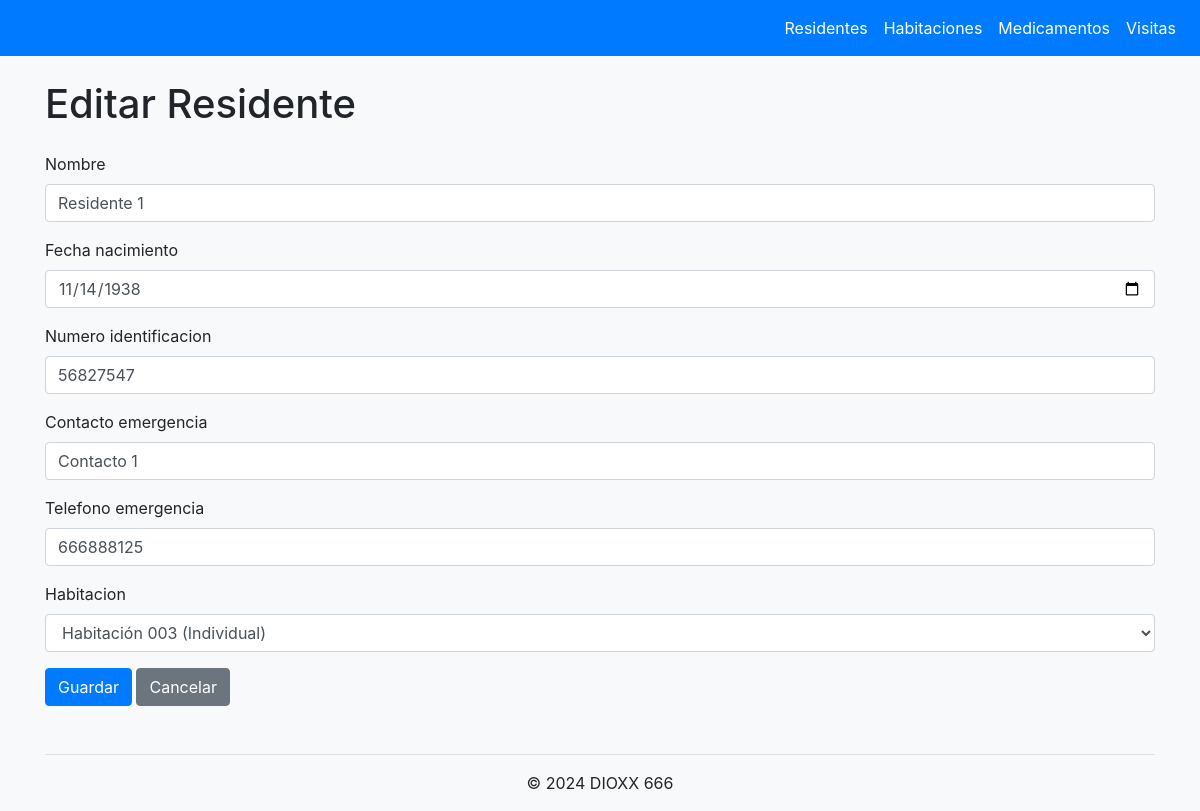
Page /residente/2/edit/ on the committed database.
### core/models.py (models this page shows, shortened)
class Residente(models.Model):
    nombre = models.CharField(max_length=100)
    fecha_nacimiento = models.DateField()
    numero_identificacion = models.CharField(max_length=20, unique=True)
    contacto_emergencia = models.CharField(max_length=100)
    telefono_emergencia = models.CharField(max_length=20)
    habitacion = models.ForeignKey(Habitacion, on_delete=models.SET_NULL, null=True, blank=True)
    medicamentos = models.ManyToManyField(Medicamento, through='MedicamentoResidente')

### core/views.py (the view, shortened to what this page needs)
# urls.py: path('residente/<int:pk>/edit/', views.ResidenteUpdateView.as_view(), name='residente_edit'),
class ResidenteUpdateView(UpdateView):
    model = Residente
    form_class = ResidenteForm
    template_name = 'core/residente_form.html'
    success_url = reverse_lazy('residente_list')

### core/forms.py
class ResidenteForm(forms.ModelForm):
    class Meta:
        model = Residente
        fields = ['nombre', 'fecha_nacimiento', 'numero_identificacion', 'contacto_emergencia', 'telefono_emergencia', 'habitacion']
        widgets = {
            'fecha_nacimiento': forms.DateInput(attrs={'type': 'date'}),
        }

### core/models.py (called while the page is built)
    def __str__(self):
        return f"Habitación {self.numero} ({self.get_tipo_display()})"

### core/templates/core/residente_form.html (shortened to what this page needs)
{% extends 'base.html' %}
{% load bootstrap4 %}
{% block content %}
  <h1 class="mb-4">{% if form.instance.pk %}Editar{% else %}Nuevo{% endif %} Residente</h1>
  <form method="post">
    {% bootstrap_form form %}
    {% buttons %}
      <button type="submit" class="btn btn-primary">Guardar</button>
      <a href="{% url 'residente_list' %}" class="btn btn-secondary">Cancelar</a>
    {% endbuttons %}
  </form>
{% endblock %}

### core/templates/base.html (style rules this page uses)
body { padding-top: 5rem; background-color: #f8f9fa; }

### rows in the picture
Residente: nombre "Residente 1", fecha_nacimiento "11/14/1938", numero_identificacion "56827547", contacto_emergencia "Contacto 1", telefono_emergencia "666888125", habitacion "Habitación 003 (Individual)"
